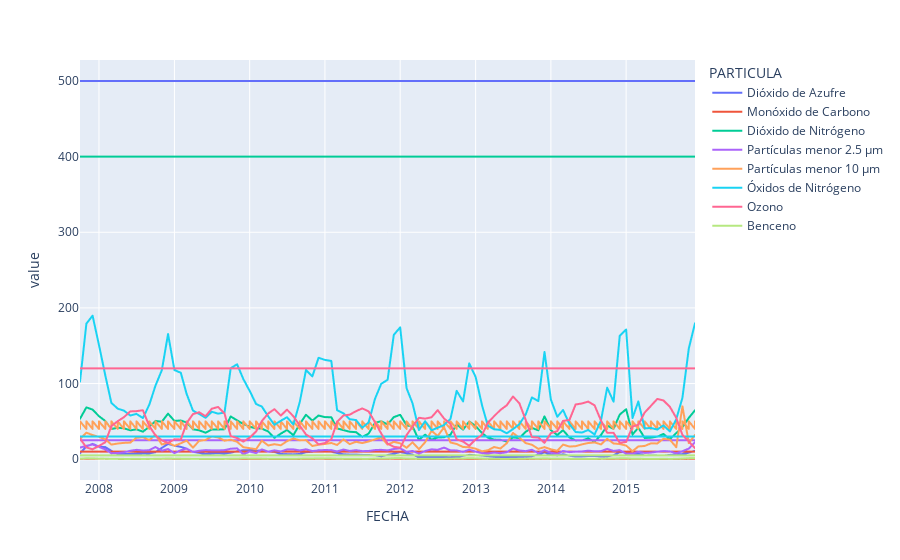

Notebook code for this chart:
### Code cell
px.line(df_merge,x='FECHA',y=['VALUE','LIMITE'],color='PARTICULA')
